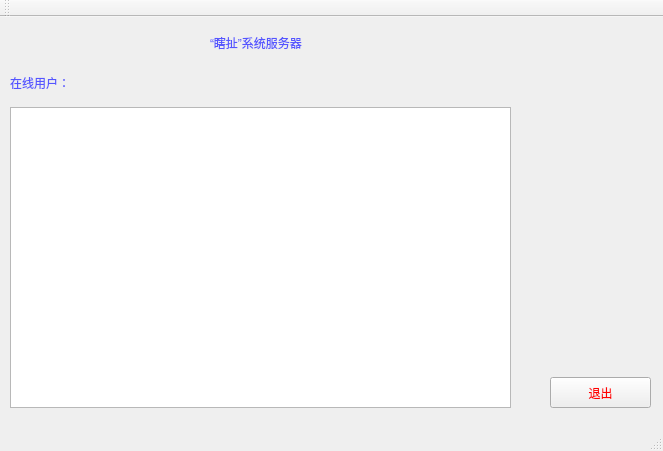
<?xml version="1.0" encoding="UTF-8"?>
<ui version="4.0">
 <class>MainWindow</class>
 <widget class="QMainWindow" name="MainWindow">
  <property name="geometry">
   <rect>
    <x>0</x>
    <y>0</y>
    <width>663</width>
    <height>451</height>
   </rect>
  </property>
  <property name="windowTitle">
   <string>MainWindow</string>
  </property>
  <widget class="QWidget" name="centralWidget">
   <widget class="QLabel" name="label">
    <property name="geometry">
     <rect>
      <x>210</x>
      <y>0</y>
      <width>241</width>
      <height>51</height>
     </rect>
    </property>
    <property name="styleSheet">
     <string notr="true">color: rgb(85, 85, 255);
font: 20pt &quot;华文中宋&quot;;</string>
    </property>
    <property name="text">
     <string>“瞎扯”系统服务器</string>
    </property>
   </widget>
   <widget class="QPushButton" name="pushButton_exit">
    <property name="geometry">
     <rect>
      <x>550</x>
      <y>360</y>
      <width>101</width>
      <height>31</height>
     </rect>
    </property>
    <property name="styleSheet">
     <string notr="true">color: rgb(255, 0, 0);
font: 12pt &quot;华文中宋&quot;;</string>
    </property>
    <property name="text">
     <string>退出</string>
    </property>
   </widget>
   <widget class="QLabel" name="label_2">
    <property name="geometry">
     <rect>
      <x>10</x>
      <y>50</y>
      <width>121</width>
      <height>31</height>
     </rect>
    </property>
    <property name="styleSheet">
     <string notr="true">color: rgb(85, 85, 255);
font: 12pt &quot;华文中宋&quot;;</string>
    </property>
    <property name="text">
     <string>在线用户：</string>
    </property>
   </widget>
   <widget class="QTableView" name="tableView_online">
    <property name="geometry">
     <rect>
      <x>10</x>
      <y>90</y>
      <width>501</width>
      <height>301</height>
     </rect>
    </property>
   </widget>
  </widget>
  <widget class="QMenuBar" name="menuBar">
   <property name="geometry">
    <rect>
     <x>0</x>
     <y>0</y>
     <width>663</width>
     <height>20</height>
    </rect>
   </property>
  </widget>
  <widget class="QToolBar" name="mainToolBar">
   <attribute name="toolBarArea">
    <enum>TopToolBarArea</enum>
   </attribute>
   <attribute name="toolBarBreak">
    <bool>false</bool>
   </attribute>
  </widget>
  <widget class="QStatusBar" name="statusBar"/>
 </widget>
 <layoutdefault spacing="6" margin="11"/>
 <resources/>
 <connections/>
</ui>
